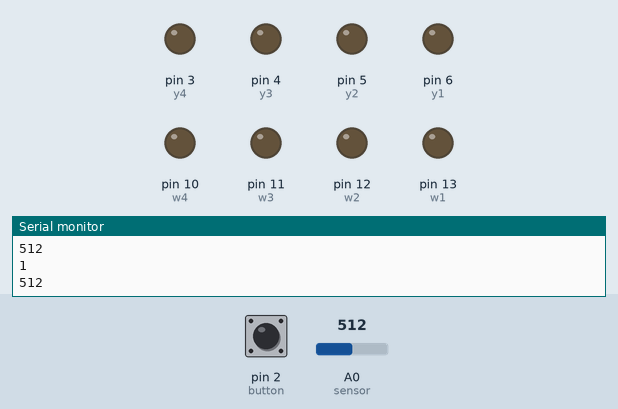
The sketch below on a simulated Arduino Uno, built with avr-gcc and run on an emulated ATmega328P. On the bench: output pins drawn as LEDs (lit = HIGH), the last lines printed to the serial monitor. Inputs (shaded band) come from the test bench; at power-on: A0 (sensor) = 512, pin 2 (button) HIGH.

Above: at 5.8 s.
5.9 s: A0 (sensor) set to 985
11.9 s: A0 (sensor) set to 1010
At 15.5 s:
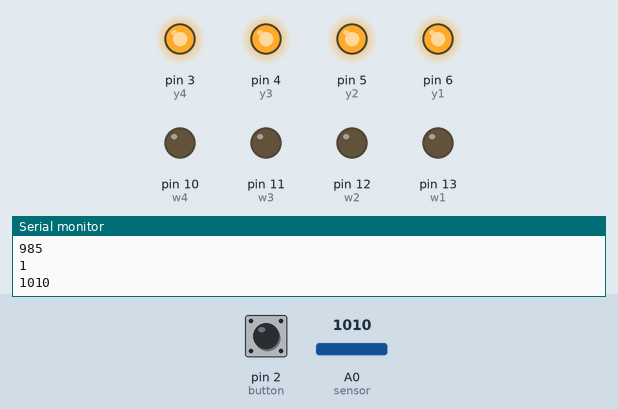
17.9 s: pin 2 (button) pulled LOW for 3 s
At 20.5 s:
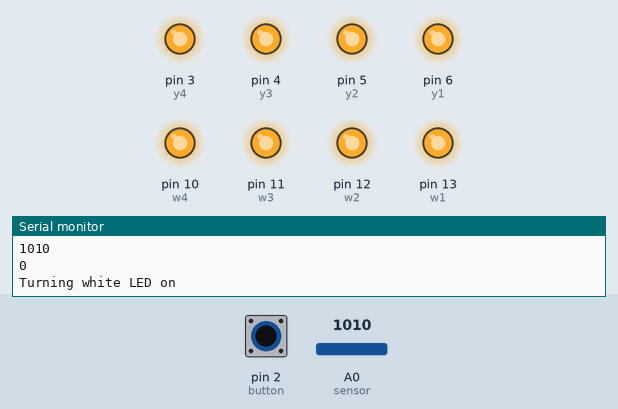
23.9 s: A0 (sensor) set to 990
At 26.3 s:
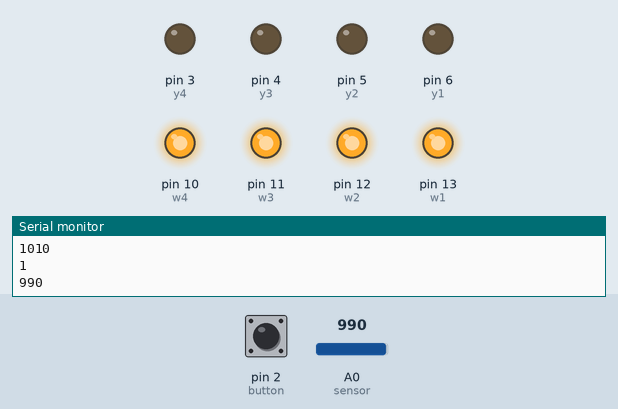
29.9 s: A0 (sensor) set to 1023
At 31.4 s:
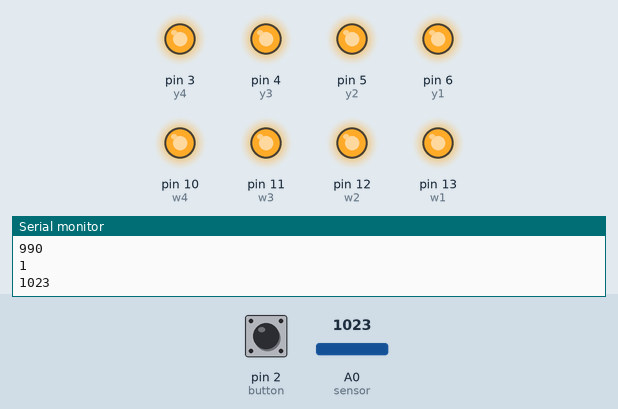
35.9 s: A0 (sensor) set to 900
At 36.4 s:
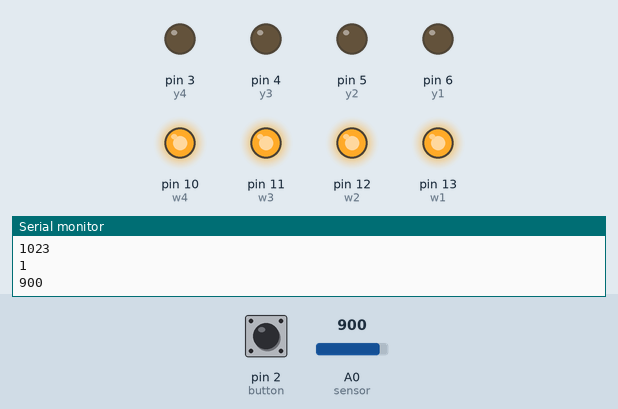
Timing chart, 0 to 38.9 s (numbered marks = the images above; inputs shaded):
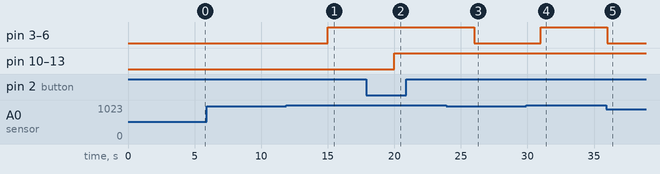

The sketch:

Gnat-Catcher.ino
```cpp
/* Annabel Rothschild, HCC2 Fall 2020, Tangible User Interface Project
 *  This is code for a 'gnat catcher' that has two settings:
 *  1. User can turn the catcher on at any time by pressing a push-button, which controls one set of lights (LEDs)
 *  2. The catcher will turn on automatically in low light settings (ie at nighttime) and off in high light settings (ie during the day) -- this feature controls a second, independent set of lights (LEDs)

 NOTE:
 This code uses the concept of 'debounce' to handle what looks like
 multiple input from the push button but is just a delayed reaction.
 That code builds off of this (https://www.arduino.cc/en/Tutorial/BuiltInExamples/Debounce)
 Arduino documentation example.
 */

//constants for LED pin assignments
//w_i are the white LEDs
const int w1 = 13;
const int w2 = 12;
const int w3 = 11;
const int w4 = 10;

//y_i are the yellow LEDs
const int y1 = 6;
const int y2 = 5;
const int y3 = 4;
const int y4 = 3;

//pin assignments for the light sensor and push button
const int sensor = 0;
const int button = 2;

//store button state
int buttonState = 0;

//store whether or not the white lights are already on
boolean whitesOn = false;

//store current light sensor reading
int lightVal;

//initialize arrays of white and yellow lights for iteration
int whites[4] = {w1, w2, w3, w4};
int yellows[4] = {y1, y2, y3, y4};

//ensure that when push button is read, mutliple pulses that belong together are grouped
//ie, debounce is the timing of what counts as one push vs a separate one
long debounce = 1000;

//function to change on/off setting for all LEDs of one color
void lightsOn(int *colors, int val) {
  //for each LED in the given color group
  for (int i = 0; i < 4; i++) {
    //rewrite the light's on/off value to be consistent with the value given in the argument
    digitalWrite(colors[i], val);
  }
}

void setup() {
  //set all LEDs as output
  pinMode(w1, OUTPUT);
  pinMode(w2, OUTPUT);
  pinMode(w3, OUTPUT);
  pinMode(w4, OUTPUT);

  pinMode(y1, OUTPUT);
  pinMode(y2, OUTPUT);
  pinMode(y3, OUTPUT);
  pinMode(y4, OUTPUT);

  //set light sensor and push button as input
  pinMode(sensor, INPUT);
  pinMode(button, INPUT);

  //set up serial monitor for debugging
  Serial.begin(9600);
}

void loop() {
   // if button is pressed change the state of the white LEDs

   //first read state of button (ie HIGH or LOW)
   buttonState = digitalRead(button);
   //for debugging
   Serial.println(buttonState);
   //if the button is LOW (this corresponds to the button being actively pressed by the user because of my circuit design)
   if (buttonState == LOW) {
      //if the white lights are already on, then they should be turned off
       if (whitesOn == true) {
          //debugging statement
           Serial.println("Turning white LED off");
           //assign new off value to all LEDs in the white group
           lightsOn(whites, LOW);
           //indicate that whites are now off
           whitesOn = false;
       } else {
        //in this case we want to turn the white lights on because they are currently off but the user is trying to turn them on
           Serial.println("Turning white LED on");
           //turn on white LEDs and mark that you've done so
           lightsOn(whites, HIGH);
           whitesOn = true;
       }
       //delay for the 'debounce' period, or the residual button press reads so that you've not reading a slow press as lots of different press-es
       delay(debounce);
   }

   // turn yellow LEDs on or off based on photo resistor
   lightVal = analogRead(sensor);
   //debugging
   Serial.println(lightVal);

   // light is hard-coded for my room, where 1000 is when the sun has set
   //purpose of this section is for #2 setting listed in top of file notes

   //if room is dark and light sensor detects that
   if (lightVal > 1000) {
    //turn on the yellow group
      lightsOn(yellows, HIGH);
      //short delay to avoid rapidly blinking lights
      delay(5000);
    } else if (lightVal <= 1000) {
      //if the room is still light
      //turn the yellow group off
      lightsOn(yellows, LOW);
      //short delay to avoid rapidly blinking lights
      delay(5000);
    }
}
```

Measured:
- the behaviour switches between 1000 and 1001 on A0 (sensor) (found by bisection; images 0 and 1)
- after the input at 11.9 s, pin 3 (y4), pin 4 (y3), pin 5 (y2), pin 6 (y1): LOW → HIGH after 3.1 s
- after the input at 17.9 s, pin 10 (w4), pin 11 (w3), pin 12 (w2), pin 13 (w1): LOW → HIGH after 2.1 s
- after the input at 23.9 s, pin 3 (y4), pin 4 (y3), pin 5 (y2), pin 6 (y1): HIGH → LOW after 2.1 s
- after the input at 29.9 s, pin 3 (y4), pin 4 (y3), pin 5 (y2), pin 6 (y1): LOW → HIGH after 1.1 s
- after the input at 35.9 s, pin 3 (y4), pin 4 (y3), pin 5 (y2), pin 6 (y1): HIGH → LOW after 0.10 s
